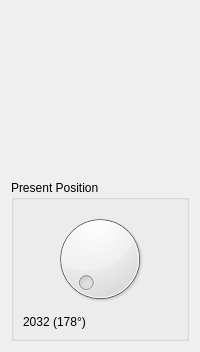
             <widget class="QWidget" name="page22PresentPosition">
              <layout class="QVBoxLayout" name="verticalLayout_50">
               <item>
                <spacer name="verticalSpacer_24">
                 <property name="orientation">
                  <enum>Qt::Vertical</enum>
                 </property>
                 <property name="sizeHint" stdset="0">
                  <size>
                   <width>20</width>
                   <height>169</height>
                  </size>
                 </property>
                </spacer>
               </item>
               <item>
                <widget class="QGroupBox" name="gbPresentPosition">
                 <property name="title">
                  <string>Present Position</string>
                 </property>
                 <layout class="QVBoxLayout" name="verticalLayout_49">
                  <item>
                   <widget class="QDial" name="dialPresentPosition">
                    <property name="sizePolicy">
                     <sizepolicy hsizetype="Expanding" vsizetype="Expanding">
                      <horstretch>0</horstretch>
                      <verstretch>0</verstretch>
                     </sizepolicy>
                    </property>
                    <property name="maximum">
                     <number>4095</number>
                    </property>
                   </widget>
                  </item>
                  <item>
                   <widget class="QLabel" name="lblPresentPositionValue">
                    <property name="text">
                     <string>2032 (178°)</string>
                    </property>
                   </widget>
                  </item>
                 </layout>
                </widget>
               </item>
              </layout>
             </widget>
